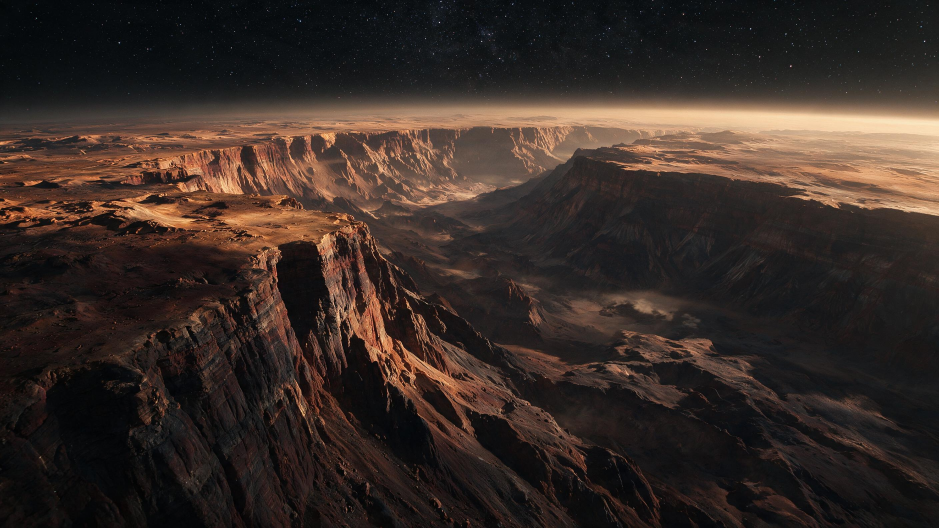
#> input picture references/approved/mars-close.jpg, 2816 x 1584 px, found by its file name (shown at 1/3 size)
$ python marginfit.py ../../../references/approved/earth-close.jpg
#> lines starting #> are read from the running program, lines starting #| are printed output that depends on the picture
import sys, json, numpy as np, cv2
take = sys.argv[1]
o = cv2.imread('references/approved/mars-close.jpg')
#> o is the input picture: shape (1584, 2816, 3); mean B, G, R 38.7, 44.4, 56.4
t = cv2.imread(f'out/work/margin-{take}.png')
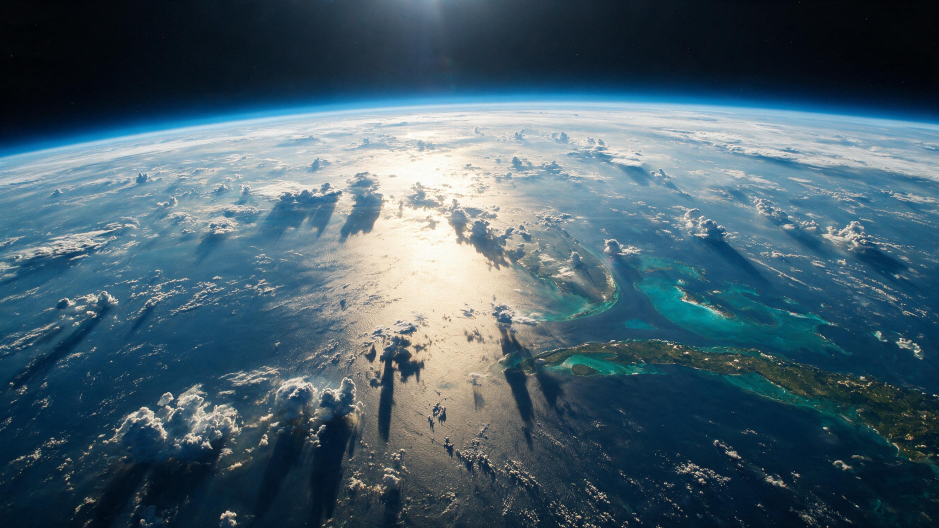
#> input picture references/approved/earth-close.jpg, 2816 x 1584 px, given in place of earth-close.jpg.png, which was not available (shown at 1/3 size)
#> t is the input picture: shape (1584, 2816, 3); mean B, G, R 108, 95.1, 70.8
CW, CH, OX = 3492, 1964, 338
t = cv2.resize(t, (CW, CH), interpolation=cv2.INTER_LANCZOS4)
#> t: shape (1964, 3492, 3)
go = cv2.cvtColor(o, cv2.COLOR_BGR2GRAY).astype(np.float32)
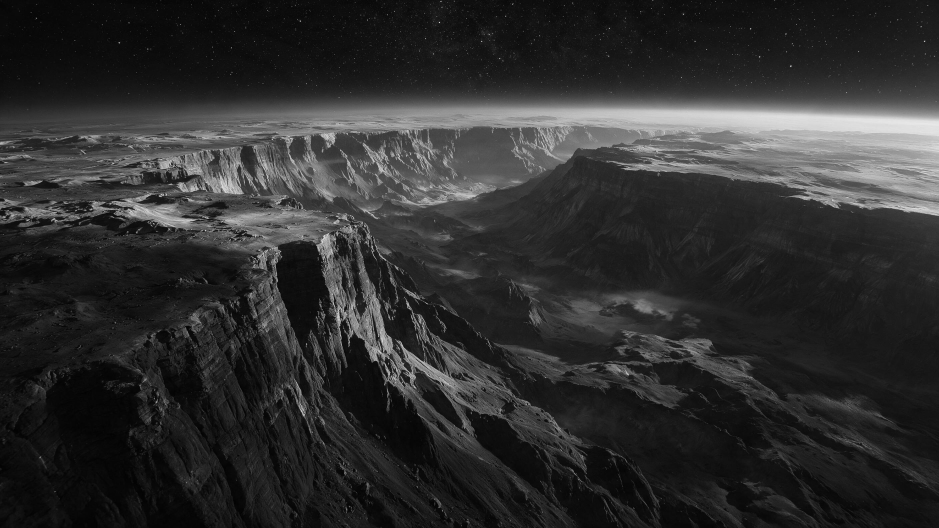
#> go: shape (1584, 2816) float32 (shown at 1/3 size); min 0, max 254, mean 47.3
gt = cv2.cvtColor(t, cv2.COLOR_BGR2GRAY).astype(np.float32)
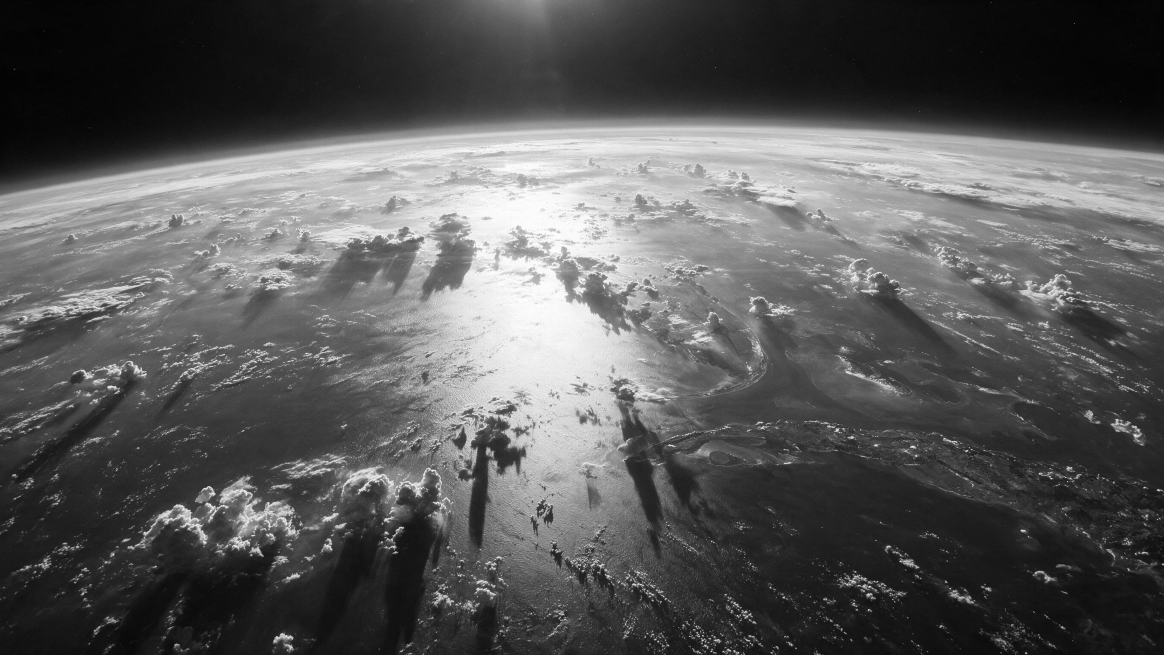
#> gt: shape (1964, 3492) float32 (shown at 1/3 size); min 0, max 255, mean 89.3
tmpl = np.zeros_like(gt); tmpl[:1584, OX:OX + 2816] = go
#> after `tmpl[:1584, OX:OX + 2816] = go`:
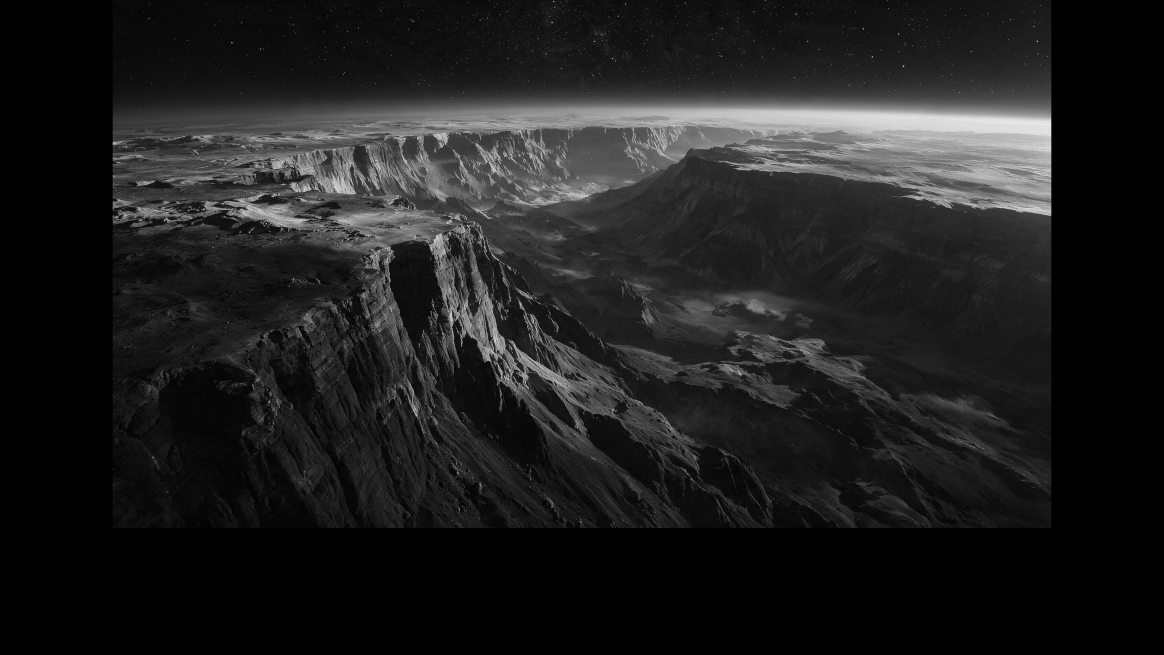
#> tmpl: shape (1964, 3492) float32 (shown at 1/3 size); min 0, max 254, mean 30.8
#> (the run stopped early here; a loop or call above may not have finished)
